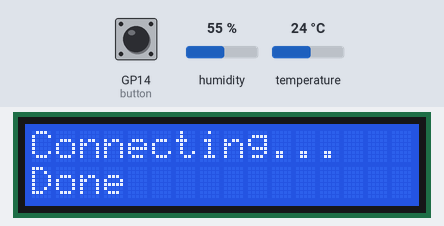
Recording of a program running on a simulated Raspberry Pi Pico running MicroPython. Parts: 16×2 character LCD. The test bench sets the inputs (shaded band); at power-on: GP14 (button) HIGH, humidity 55 %, temperature 24 °C. WiFi joins after 1.5 s; web requests get an empty 200 reply after 0.4 s; what the program prints to the serial console is not drawn.

Above: at 3.2 s.
3.3 s: GP14 (button) pulled LOW for 0.15 s
At 4.9 s:
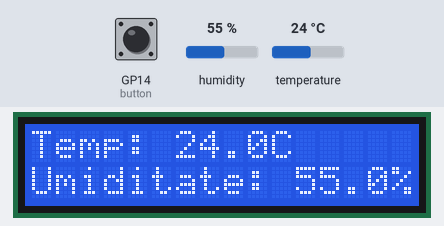
Timing chart, 0 to 6.4 s (numbered marks = the images above; inputs shaded):
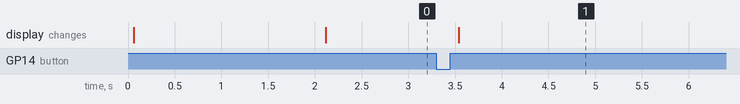

Measured:
- after the input at 3.3 s, the display: changes after 0.24 s (image 1)

The program:

main.py
```python
from machine import Pin
from time import sleep
from DHT22 import DHT22
from lcd1602 import LCD
import utime as time
import network
import urequests

lcd=LCD()

IFTTT_URL = '/trigger/temp/with/key/###'
server = 'maker.ifttt.com'

dht22=DHT22(Pin(15,Pin.IN,Pin.PULL_UP))#sensor connected GPIO 15 pin
button = Pin(14, Pin.IN, Pin.PULL_UP)


ssid = '###'
password = '###'

wlan = network.WLAN(network.STA_IF)
wlan.active(True)
wlan.connect(ssid, password)
while wlan.isconnected() == False:
    lcd.clear()
    print('Connecting...')
    lcd.write(0, 0, "Connecting...")
    time.sleep(1)
ip = wlan.ifconfig()[0]
print('Connection successful')
lcd.write(0, 1, "Done")
print(f'Connected on {ip} \n')


def make_ifttt_request():
    print('Connecting to', server)
    json_data = '{"value1":"' + str(T) + '","value2":"' + str(H)  + '"}'
    headers = {'Content-Type': 'application/json'}
    response = urequests.post('https://' + server + IFTTT_URL, data=json_data, headers=headers)
    print('Response:', response.content.decode())
    response.close()
    print('Closing Connection')


while True:
    try:
        if button.value() == 0:
            T, H = dht22.read()

            print("Temperatura: ", str(T),"C")
            print("Umiditate: ", str(H),"%")
            lcd.clear()
            temps="Temp: "+ str(T) + "C"
            hum="Umiditate: "+ str(H) + "%"
            lcd.write(0, 0, temps)
            lcd.write(0, 1, hum)
            make_ifttt_request()
            time.sleep_ms(500)
    except OSError as e:
        #continue
        print('Connection closed')
```
